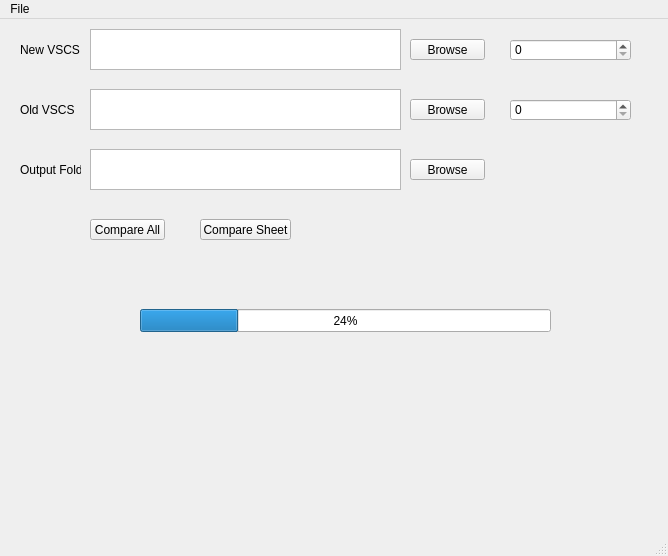
<?xml version="1.0" encoding="UTF-8"?>
<ui version="4.0">
 <class>MainWindow</class>
 <widget class="QMainWindow" name="MainWindow">
  <property name="geometry">
   <rect>
    <x>0</x>
    <y>0</y>
    <width>668</width>
    <height>556</height>
   </rect>
  </property>
  <property name="windowTitle">
   <string>XcLVSCScompare</string>
  </property>
  <widget class="QWidget" name="centralwidget">
   <widget class="QSpinBox" name="newsheetchoose">
    <property name="geometry">
     <rect>
      <x>510</x>
      <y>20</y>
      <width>121</width>
      <height>22</height>
     </rect>
    </property>
   </widget>
   <widget class="QLabel" name="newvscs">
    <property name="geometry">
     <rect>
      <x>20</x>
      <y>20</y>
      <width>61</width>
      <height>21</height>
     </rect>
    </property>
    <property name="text">
     <string>New VSCS</string>
    </property>
   </widget>
   <widget class="QTextBrowser" name="newvscsaddress">
    <property name="geometry">
     <rect>
      <x>90</x>
      <y>10</y>
      <width>311</width>
      <height>41</height>
     </rect>
    </property>
   </widget>
   <widget class="QPushButton" name="newvscschoose">
    <property name="geometry">
     <rect>
      <x>410</x>
      <y>20</y>
      <width>75</width>
      <height>21</height>
     </rect>
    </property>
    <property name="text">
     <string>Browse</string>
    </property>
    <property name="autoRepeatDelay">
     <number>300</number>
    </property>
   </widget>
   <widget class="QSpinBox" name="oldsheetchoose">
    <property name="geometry">
     <rect>
      <x>510</x>
      <y>80</y>
      <width>121</width>
      <height>22</height>
     </rect>
    </property>
   </widget>
   <widget class="QTextBrowser" name="newvscsaddress_2">
    <property name="geometry">
     <rect>
      <x>90</x>
      <y>70</y>
      <width>311</width>
      <height>41</height>
     </rect>
    </property>
   </widget>
   <widget class="QPushButton" name="oldvscschoose">
    <property name="geometry">
     <rect>
      <x>410</x>
      <y>80</y>
      <width>75</width>
      <height>21</height>
     </rect>
    </property>
    <property name="text">
     <string>Browse</string>
    </property>
    <property name="autoRepeatDelay">
     <number>300</number>
    </property>
   </widget>
   <widget class="QLabel" name="oldvscs">
    <property name="geometry">
     <rect>
      <x>20</x>
      <y>80</y>
      <width>61</width>
      <height>21</height>
     </rect>
    </property>
    <property name="text">
     <string>Old VSCS</string>
    </property>
   </widget>
   <widget class="QPushButton" name="compareall">
    <property name="geometry">
     <rect>
      <x>90</x>
      <y>200</y>
      <width>75</width>
      <height>21</height>
     </rect>
    </property>
    <property name="text">
     <string>Compare All</string>
    </property>
    <property name="autoRepeatDelay">
     <number>300</number>
    </property>
   </widget>
   <widget class="QLabel" name="outputaddress">
    <property name="geometry">
     <rect>
      <x>20</x>
      <y>140</y>
      <width>61</width>
      <height>21</height>
     </rect>
    </property>
    <property name="text">
     <string>Output Fold</string>
    </property>
   </widget>
   <widget class="QTextBrowser" name="outputaddressdisplay">
    <property name="geometry">
     <rect>
      <x>90</x>
      <y>130</y>
      <width>311</width>
      <height>41</height>
     </rect>
    </property>
   </widget>
   <widget class="QPushButton" name="outputaddresschoose">
    <property name="geometry">
     <rect>
      <x>410</x>
      <y>140</y>
      <width>75</width>
      <height>21</height>
     </rect>
    </property>
    <property name="text">
     <string>Browse</string>
    </property>
    <property name="autoRepeatDelay">
     <number>300</number>
    </property>
   </widget>
   <widget class="QPushButton" name="comparesheet">
    <property name="geometry">
     <rect>
      <x>200</x>
      <y>200</y>
      <width>91</width>
      <height>21</height>
     </rect>
    </property>
    <property name="text">
     <string>Compare Sheet</string>
    </property>
    <property name="autoRepeatDelay">
     <number>300</number>
    </property>
   </widget>
   <widget class="QProgressBar" name="progressBar">
    <property name="geometry">
     <rect>
      <x>140</x>
      <y>290</y>
      <width>411</width>
      <height>23</height>
     </rect>
    </property>
    <property name="value">
     <number>24</number>
    </property>
   </widget>
  </widget>
  <widget class="QMenuBar" name="menubar">
   <property name="geometry">
    <rect>
     <x>0</x>
     <y>0</y>
     <width>668</width>
     <height>21</height>
    </rect>
   </property>
   <widget class="QMenu" name="menuFile">
    <property name="title">
     <string>File</string>
    </property>
   </widget>
   <addaction name="menuFile"/>
  </widget>
  <widget class="QStatusBar" name="statusbar"/>
 </widget>
 <resources/>
 <connections/>
</ui>
